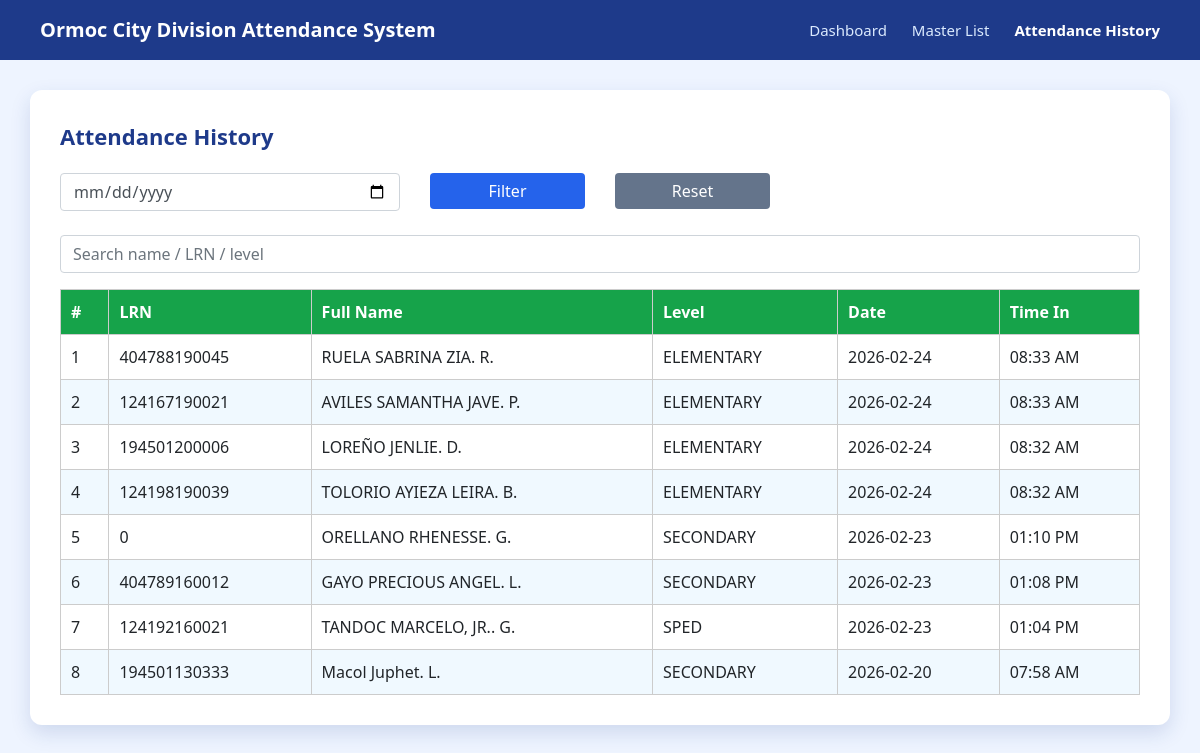
/attendance_history.php, run on the app's committed database.
### tables this page shows
CREATE TABLE `time_in` (
  `id` int(11) NOT NULL,
  `lrn` varchar(50) DEFAULT NULL,
  `level` varchar(50) NOT NULL,
  `event` varchar(50) NOT NULL,
  `fullname` varchar(150) DEFAULT NULL,
  `sex` varchar(20) NOT NULL,
  `school` varchar(100) NOT NULL,
  `date_logged` date DEFAULT NULL,
  `time_logged` time DEFAULT NULL,
  `is_notif` varchar(1) NOT NULL DEFAULT 'N',
  `created_at` timestamp NOT NULL DEFAULT current_timestamp()
);

### attendance_history.php (the view, shortened to what this page needs)
<?php
require "config.php";
$date_filter = isset($_GET['date']) ? $_GET['date'] : '';
$query = "SELECT * FROM time_in";
$query .= " ORDER BY date_logged DESC, time_logged DESC";
$res = mysqli_query($conn, $query);
$i = 1;
?>
<!DOCTYPE html>
<html>
<head>
<link rel="stylesheet" href="css/bootstrap.min.css">
</head>
<body>
<div class="header">
    <h2>Ormoc City Division Attendance System</h2>
    <div class="nav">
        <a href="dashboard.php">Dashboard</a>
        <a href="masterlist.php">Master List</a>
        <a href="attendance_history_nav.php" class="active">Attendance History</a>
    </div>
</div>
<div class="page-container">
    <div class="attendance-card">
        <div class="page-title">Attendance History</div>
        <form method="GET" class="mb-4">
            <div class="row">
                <div class="col-md-4">
                    <input type="date" name="date" class="form-control"
                           value="<?= htmlspecialchars($date_filter) ?>">
                </div>
                <div class="col-md-2">
                    <button class="btn btn-primary w-100">Filter</button>
                </div>
                <div class="col-md-2">
                    <a href="attendance_history.php" class="btn btn-secondary w-100">Reset</a>
                </div>
            </div>
        </form>
        <input type="text"
               id="searchInput"
               class="form-control mb-3"
               placeholder="Search name / LRN / level">
        <div class="table-responsive">
            <table class="blue-table">
                <thead>
                    <tr>
                        <th>#</th>
                        <th>LRN</th>
                        <th>Full Name</th>
                        <th>Level</th>
                        <th>Date</th>
                        <th>Time In</th>
                    </tr>
                </thead>
                <tbody id="attendanceTable">
                <?php while ($row = mysqli_fetch_assoc($res)): ?>
                    <tr>
                        <td><?= $i++ ?></td>
                        <td><?= htmlspecialchars($row['lrn']) ?></td>
                        <td><?= htmlspecialchars($row['fullname']) ?></td>
                        <td><?= htmlspecialchars($row['level']) ?></td>
                        <td><?= htmlspecialchars($row['date_logged']) ?></td>
                        <td><?= date("h:i A", strtotime($row['time_logged'])) ?></td>
                    </tr>
                <?php endwhile; ?>
                </tbody>
            </table>
        </div>
    </div>
</div>
</body>
</html>

### attendance_history.php (style rules this page uses)
body { margin: 0; font-family: 'Segoe UI', sans-serif; background-color: #eef4ff; }
.header { background-color: #1e3a8a; padding: 18px 40px; display: flex; justify-content: space-between; align-items: center; }
.header h2 { margin: 0; font-size: 20px; font-weight: 600; color: white; }
.nav a { margin-left: 25px; text-decoration: none; font-size: 15px; font-weight: 500; color: #dbeafe; transition: 0.2s ease; }
.nav .active { color: #ffffff; font-weight: 600; }
.page-container { padding: 30px; }
.attendance-card { background-color: white; border-radius: 12px; padding: 30px; box-shadow: 0 8px 20px rgba(30,58,138,0.15); }
.page-title { font-size: 22px; font-weight: 600; color: #1e3a8a; margin-bottom: 20px; }
.blue-table { border-collapse: collapse; width: 100%; }
.blue-table th, .blue-table td { padding: 10px; border: 1px solid #ccc; }
.blue-table th { background-color: #16a34a; color: white; }
.blue-table tbody tr:nth-child(even) { background-color: #f0f9ff; }
.btn-primary { background-color: #2563eb; border: none; }
.btn-secondary { background-color: #64748b; border: none; }

### data on the page
time_in: lrn "404788190045", fullname "RUELA SABRINA ZIA. R.", level "ELEMENTARY", date_logged "2026-02-24", time_logged "08:33 AM"
time_in: lrn "124167190021", fullname "AVILES SAMANTHA JAVE. P.", level "ELEMENTARY", date_logged "2026-02-24", time_logged "08:33 AM"
time_in: lrn "194501200006", fullname "LOREÑO JENLIE. D.", level "ELEMENTARY", date_logged "2026-02-24", time_logged "08:32 AM"
time_in: lrn "124198190039", fullname "TOLORIO AYIEZA LEIRA. B.", level "ELEMENTARY", date_logged "2026-02-24", time_logged "08:32 AM"
time_in: lrn "0", fullname "ORELLANO RHENESSE. G.", level "SECONDARY", date_logged "2026-02-23", time_logged "01:10 PM"
time_in: lrn "404789160012", fullname "GAYO PRECIOUS ANGEL. L.", level "SECONDARY", date_logged "2026-02-23", time_logged "01:08 PM"
time_in: lrn "124192160021", fullname "TANDOC MARCELO, JR.. G.", level "SPED", date_logged "2026-02-23", time_logged "01:04 PM"
time_in: lrn "194501130333", fullname "Macol Juphet. L.", level "SECONDARY", date_logged "2026-02-20", time_logged "07:58 AM"
